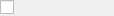
<?xml version="1.0" encoding="UTF-8"?>
<ui version="4.0">
 <class>PropertyCheckBoxFeel</class>
 <widget class="QWidget" name="PropertyCheckBoxFeel">
  <property name="geometry">
   <rect>
    <x>0</x>
    <y>0</y>
    <width>114</width>
    <height>16</height>
   </rect>
  </property>
  <property name="windowTitle">
   <string>Form</string>
  </property>
  <layout class="QVBoxLayout" name="verticalLayout">
   <property name="spacing">
    <number>0</number>
   </property>
   <property name="margin">
    <number>0</number>
   </property>
   <item>
    <widget class="QCheckBox" name="m_CheckBox">
     <property name="text">
      <string/>
     </property>
    </widget>
   </item>
  </layout>
 </widget>
 <resources/>
 <connections/>
</ui>
